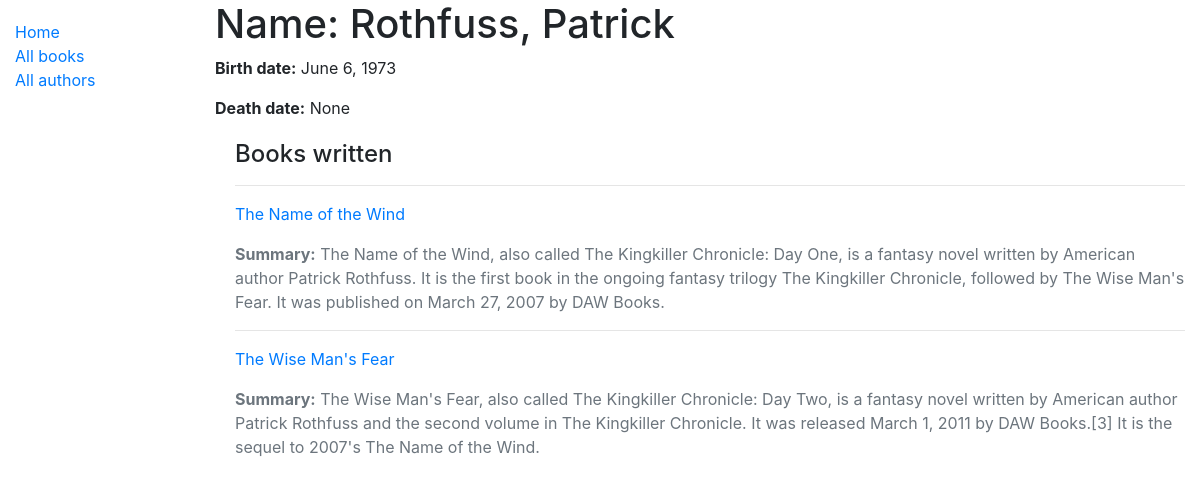
Page /catalog/authors/1 on the committed database.
### catalog/models.py (models this page shows, shortened)
class Author(models.Model):
    first_name = models.CharField(max_length=100)
    last_name = models.CharField(max_length=100)
    date_of_birth = models.DateField(null=True, blank=True)
    date_of_death = models.DateField('Died', null=True, blank=True)
    class Meta:
        ordering = ['last_name', 'first_name']

class Book(models.Model):
    title = models.CharField(max_length=200)
    author = models.ForeignKey('Author', on_delete=models.SET_NULL, null=True)
    summary = models.TextField(max_length=1000, help_text='Enter a brief description of the book')
    isbn = models.CharField('ISBN', max_length=13, help_text='13 Character <a href="https://www.isbn-international.org/content/what-isbn">ISBN number</a>')
    genre = models.ManyToManyField(Genre, help_text='Select a genre for this book')
    def get_absolute_url(self):
        return reverse('book-detail', args=[str(self.id)])

### catalog/views.py (the view)
# urls.py: path('authors/<int:pk>', views.AuthorDetailView.as_view(), name='author-detail'),
class AuthorDetailView(generic.DetailView):
    model = Author

### catalog/templates/catalog/author_detail.html
{% extends "base_generic.html" %}
{% block content %}
<h1>Name: {{ author.last_name }}, {{ author.first_name }}</h1>
  <p><strong>Birth date:</strong> {{ author.date_of_birth }}</p>
  <p><strong>Death date:</strong> {{ author.date_of_death }}</p>
  <div style="margin-left:20px;margin-top:20px">
    <h4>Books written</h4>
    {% for book in author.book_set.all %}
      <hr>
      <p class="text-success"><a href="{{book.get_absolute_url}}">{{ book.title }}</a></p>
      <p class="text-muted"><strong>Summary:</strong> {{book.summary}}</p>
    {% endfor %}
  </div>
{% endblock %}

### rows in the picture
Author: last_name "Rothfuss", first_name "Patrick", date_of_birth "June 6, 1973", date_of_death "None"
Book: title "The Name of the Wind", summary "The Name of the Wind, also called The Kingkiller Chronicle: Day One, is a fantasy novel written by American author Patrick Rothfuss. It is the first book in the ongoing fantasy trilogy The Kingkiller Chronicle, followed by The Wise Man's Fear. It was published on March 27, 2007 by DAW Books."
Book: title "The Wise Man's Fear", summary "The Wise Man's Fear, also called The Kingkiller Chronicle: Day Two, is a fantasy novel written by American author Patrick Rothfuss and the second volume in The Kingkiller Chronicle. It was released March 1, 2011 by DAW Books.[3] It is the sequel to 2007's The Name of the Wind."
